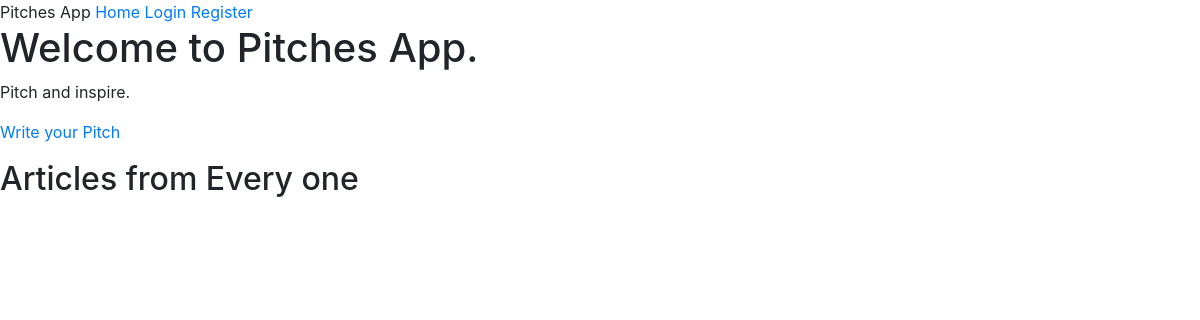
Before: / with the older database file.
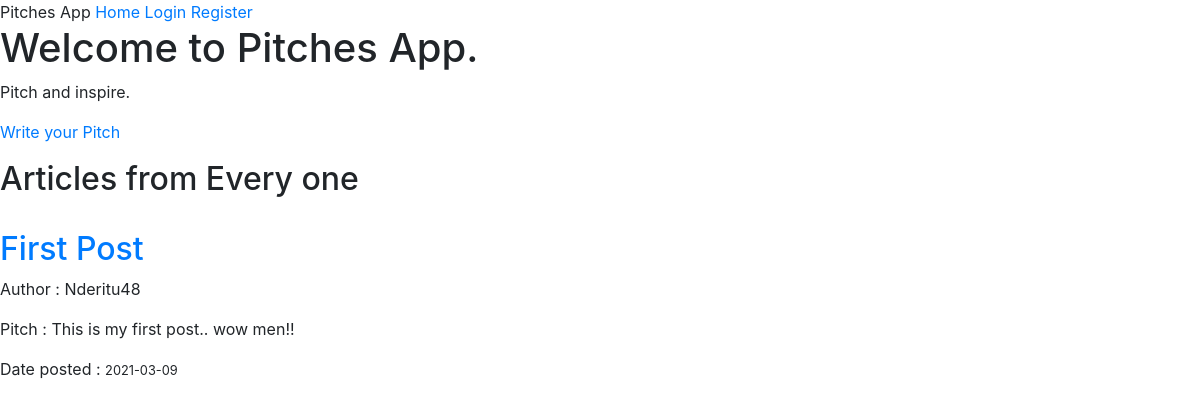
After: the same page with the newer database file.
### app/models.py (models this page shows, shortened)
class Post(db.Model):
    id = db.Column(db.Integer, primary_key = True)
    title = db.Column(db.String(140))
    content = db.Column(db.Text)
    date_posted = db.Column(db.DateTime, default = datetime.utcnow )
    user_id = db.Column(db.Integer, db.ForeignKey('user.id'))

class User( UserMixin ,db.Model):
    id = db.Column(db.Integer, primary_key = True)
    username = db.Column(db.String(30), index = True, unique = True)
    email = db.Column(db.String(150), index = True, unique =True)
    image_file = db.Column(db.String(30), index = True, default = 'default.jpeg')
    password = db.Column(db.String(60))
    posts = db.relationship('Post', backref='author', lazy='dynamic')

### app/views.py (the view)
@app.route('/')
def index():
    posts = Post.query.all()
    return render_template('home.html', posts = posts)

### app/templates/home.html (shortened to what this page needs)
{% extends 'base.html' %}
{% block content %}
<h1>
    Welcome to Pitches App.
</h1>
<p>Pitch and inspire.</p>
<p>
    <a href="{{ url_for('new_post') }}">Write your Pitch </a>
</p>
<h2>Articles from Every one</h2>
{% for post in posts %}
<div>
    <h2> <a href="#">{{post.title}} </a></h2>
    <p>
        Author : {{ post.author.username }}
    </p>
    <p>
        Pitch : {{ post.content }}
    </p>
    <p>
        Date posted : <small> {{post.date_posted.strftime('%Y-%m-%d')}} </small>
    </p>
</div>
{% endfor %}
{% endblock %}

### app/templates/base.html (shortened to what this page needs)
<!DOCTYPE html>
<html lang="en">
<head>
    <link rel="stylesheet" href="https://stackpath.bootstrapcdn.com/bootstrap/4.5.2/css/bootstrap.min.css">
</head>
<body>
    <div>
        Pitches App
        <a href=" {{ url_for('index') }} "> Home </a>
        {% if current_user.is_anonymous %}
        <a href=" {{ url_for('login') }} "> Login </a>
        <a href=" {{ url_for('register') }} "> Register </a>
        {% else %}
        <a href=" {{ url_for('new_post') }} ">  New Post </a>
        <a href=" {{ url_for('account') }} ">  Account </a>
        <a href=" {{ url_for('logout') }} "> Logout </a>
        {% endif %}
    </div>
    {%  block content %}
    {% endblock %}
</body>
</html>

Changed rows visible on the page:
added Post: title "First Post", author.username "Nderitu48", content "This is my first post.. wow men!!", date_posted "2021-03-09"
